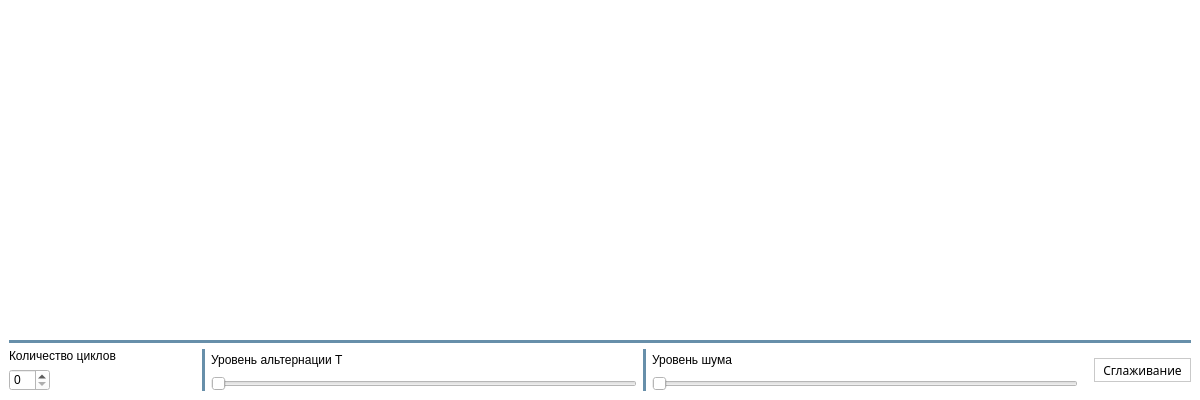
<?xml version="1.0" encoding="UTF-8"?>
<ui version="4.0">
 <class>Window2</class>
 <widget class="QMainWindow" name="Window2">
  <property name="geometry">
   <rect>
    <x>0</x>
    <y>0</y>
    <width>1200</width>
    <height>400</height>
   </rect>
  </property>
  <property name="minimumSize">
   <size>
    <width>800</width>
    <height>300</height>
   </size>
  </property>
  <property name="windowTitle">
   <string>Alternation</string>
  </property>
  <widget class="QWidget" name="centralwidget">
   <property name="styleSheet">
    <string notr="true">background-color:white;</string>
   </property>
   <layout class="QVBoxLayout" name="verticalLayout">
    <item>
     <widget class="QCustomPlot" name="Graph" native="true">
      <property name="sizePolicy">
       <sizepolicy hsizetype="Preferred" vsizetype="MinimumExpanding">
        <horstretch>0</horstretch>
        <verstretch>0</verstretch>
       </sizepolicy>
      </property>
     </widget>
    </item>
    <item>
     <widget class="Line" name="line_3">
      <property name="styleSheet">
       <string notr="true">border: 2px solid #678faa;</string>
      </property>
      <property name="frameShadow">
       <enum>QFrame::Plain</enum>
      </property>
      <property name="orientation">
       <enum>Qt::Horizontal</enum>
      </property>
     </widget>
    </item>
    <item>
     <layout class="QHBoxLayout" name="horizontalLayout">
      <item>
       <layout class="QVBoxLayout" name="verticalLayout_2">
        <item>
         <widget class="QLabel" name="label">
          <property name="sizePolicy">
           <sizepolicy hsizetype="Preferred" vsizetype="Fixed">
            <horstretch>0</horstretch>
            <verstretch>0</verstretch>
           </sizepolicy>
          </property>
          <property name="text">
           <string>Количество циклов</string>
          </property>
         </widget>
        </item>
        <item>
         <widget class="QSpinBox" name="Cycles">
          <property name="sizePolicy">
           <sizepolicy hsizetype="Fixed" vsizetype="Fixed">
            <horstretch>0</horstretch>
            <verstretch>0</verstretch>
           </sizepolicy>
          </property>
         </widget>
        </item>
       </layout>
      </item>
      <item>
       <spacer name="horizontalSpacer">
        <property name="orientation">
         <enum>Qt::Horizontal</enum>
        </property>
        <property name="sizeType">
         <enum>QSizePolicy::Preferred</enum>
        </property>
        <property name="sizeHint" stdset="0">
         <size>
          <width>40</width>
          <height>20</height>
         </size>
        </property>
       </spacer>
      </item>
      <item>
       <spacer name="horizontalSpacer_2">
        <property name="orientation">
         <enum>Qt::Horizontal</enum>
        </property>
        <property name="sizeType">
         <enum>QSizePolicy::Preferred</enum>
        </property>
        <property name="sizeHint" stdset="0">
         <size>
          <width>40</width>
          <height>20</height>
         </size>
        </property>
       </spacer>
      </item>
      <item>
       <widget class="Line" name="line_2">
        <property name="styleSheet">
         <string notr="true">border: 2px solid #678faa;</string>
        </property>
        <property name="orientation">
         <enum>Qt::Vertical</enum>
        </property>
       </widget>
      </item>
      <item>
       <layout class="QVBoxLayout" name="verticalLayout_4">
        <item>
         <widget class="QLabel" name="label_2">
          <property name="text">
           <string>Уровень альтернации T</string>
          </property>
         </widget>
        </item>
        <item>
         <widget class="QSlider" name="Alternation">
          <property name="sizePolicy">
           <sizepolicy hsizetype="MinimumExpanding" vsizetype="Fixed">
            <horstretch>0</horstretch>
            <verstretch>0</verstretch>
           </sizepolicy>
          </property>
          <property name="orientation">
           <enum>Qt::Horizontal</enum>
          </property>
         </widget>
        </item>
       </layout>
      </item>
      <item>
       <widget class="Line" name="line">
        <property name="styleSheet">
         <string notr="true">border: 2px solid #678faa;</string>
        </property>
        <property name="orientation">
         <enum>Qt::Vertical</enum>
        </property>
       </widget>
      </item>
      <item>
       <layout class="QVBoxLayout" name="verticalLayout_3">
        <item>
         <widget class="QLabel" name="label_3">
          <property name="text">
           <string>Уровень шума</string>
          </property>
         </widget>
        </item>
        <item>
         <widget class="QSlider" name="Noise">
          <property name="sizePolicy">
           <sizepolicy hsizetype="MinimumExpanding" vsizetype="Fixed">
            <horstretch>0</horstretch>
            <verstretch>0</verstretch>
           </sizepolicy>
          </property>
          <property name="orientation">
           <enum>Qt::Horizontal</enum>
          </property>
         </widget>
        </item>
       </layout>
      </item>
      <item>
       <layout class="QVBoxLayout" name="verticalLayout_6">
        <property name="sizeConstraint">
         <enum>QLayout::SetDefaultConstraint</enum>
        </property>
        <property name="leftMargin">
         <number>10</number>
        </property>
        <item>
         <spacer name="verticalSpacer">
          <property name="orientation">
           <enum>Qt::Vertical</enum>
          </property>
          <property name="sizeType">
           <enum>QSizePolicy::Ignored</enum>
          </property>
          <property name="sizeHint" stdset="0">
           <size>
            <width>20</width>
            <height>0</height>
           </size>
          </property>
         </spacer>
        </item>
        <item>
         <widget class="QPushButton" name="pushButton">
          <property name="styleSheet">
           <string notr="true">QPushButton
{
height: 18px;
    padding: 2px 8px;
    border: 1px solid #C9C9C9;
    background: -moz-linear-gradient(top, #F2F2F2 0%, #EBEBEB 50%, #DDDDDD 51%, #CFCFCF 100%);
    font: normal 12px sans-serif;
    color: black;
    text-decoration: none;
}
QPushButton:hover
{
border: 1px solid #ACE8F0;
    background: -moz-linear-gradient(top, #EAF6FD 0%, #D9F0FC 50%, #BEE6FD 51%, #A7D9F5 100%);
}
QPushButton:pressed
{
padding: 2px 7px 3px 9px;
    border: 1px solid #73A7C4;
    border-bottom: 0;
    background: -moz-linear-gradient(top, #E5F4FC 0%, #C4E5F6 50%, #98D1EF 51%, #68B3DB 100%);
}</string>
          </property>
          <property name="text">
           <string>Сглаживание</string>
          </property>
         </widget>
        </item>
       </layout>
      </item>
     </layout>
    </item>
   </layout>
  </widget>
 </widget>
 <customwidgets>
  <customwidget>
   <class>QCustomPlot</class>
   <extends>QWidget</extends>
   <header>qcustomplot.h</header>
   <container>1</container>
  </customwidget>
 </customwidgets>
 <resources/>
 <connections/>
</ui>
